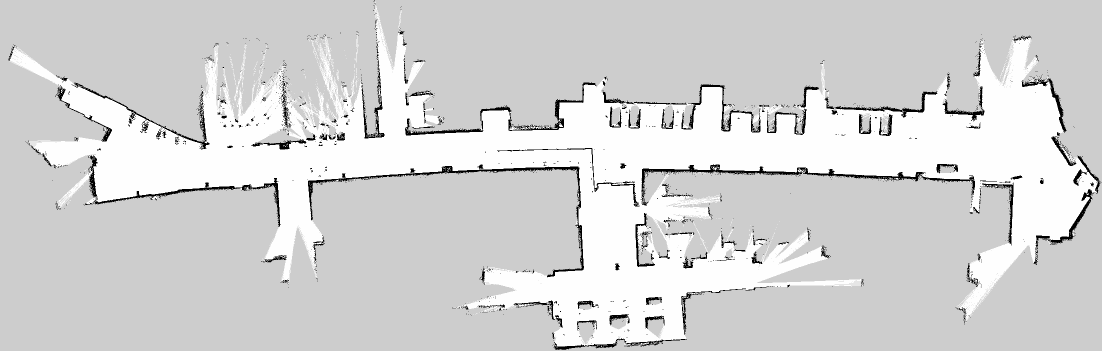
#> input picture maps/some_map.pgm, 2204 x 702 px, found by its file name (shown at 1/2 size)
$ python merge7_seam_zoom.py
#> lines starting #> are read from the running program, lines starting #| are printed output that depends on the picture; after the words box and inside, x2 and y2 are one past the last pixel; in counts of white or black regions, pixels touching at a corner belong together
"""Render zoomed RGB overlays of each overlap seam of the first_floor merge.

Red = some_map walls, blue = second_half_building walls, yellow-ish tint
where both maps claim free space. Output: /tmp/seam_left.png,
/tmp/seam_mid.png, /tmp/seam_right.png — for eyeballing the true local
misalignment instead of trusting a correlation metric.
"""
import cv2
import numpy as np

from PIL import Image
from scipy import ndimage

M = '/home/ros/Documents/matrix_turtlebot/maps/'
ANG, DY, DX = 196.0, -474, 392

A = np.array(Image.open(M + 'some_map.pgm'))
#> A is the input picture: shape (702, 2204); min 0, max 254, mean 211.9
B = np.array(Image.open(M + 'second_half_building.pgm'))
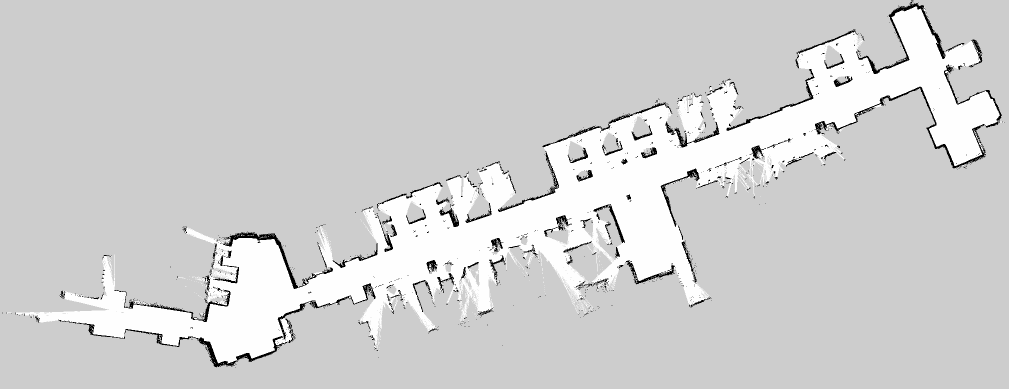
#> input picture maps/second_half_building.pgm, 2017 x 778 px, found by its file name (shown at 1/2 size)
#> B is the input picture: shape (778, 2017); min 0, max 254, mean 209.1


def rotate(im, ang, fill):
#> called with ang = -196, fill = 205
    h, w = im.shape
#> h = 778; w = 2017
    diag = int(np.ceil(np.hypot(h, w)))
#> diag = 2162
    Mr = cv2.getRotationMatrix2D((w / 2, h / 2), ang, 1.0)
    Mr[0, 2] += (diag - w) / 2
    Mr[1, 2] += (diag - h) / 2
    return cv2.warpAffine(im, Mr, (diag, diag), flags=cv2.INTER_NEAREST,
                          borderValue=fill)


def place(shape, img, dy, dx, fill=205):
    out = np.full(shape, fill, img.dtype)
    ys, xs = max(0, dy), max(0, dx)
    ye = min(shape[0], dy + img.shape[0])
    xe = min(shape[1], dx + img.shape[1])
    out[ys:ye, xs:xe] = img[ys - dy:ye - dy, xs - dx:xe - dx]
    return out


Brot = rotate(B, -ANG, 205)
H = max(A.shape[0], DY + Brot.shape[0]) - min(0, DY)
#> H = 2162
W = max(A.shape[1], DX + Brot.shape[1]) - min(0, DX)
#> W = 2554
oy, ox = -min(0, DY), -min(0, DX)
cA = place((H, W), A, oy, ox)
cB = place((H, W), Brot, DY + oy, DX + ox)

overlap = (cA != 205) & (cB != 205)
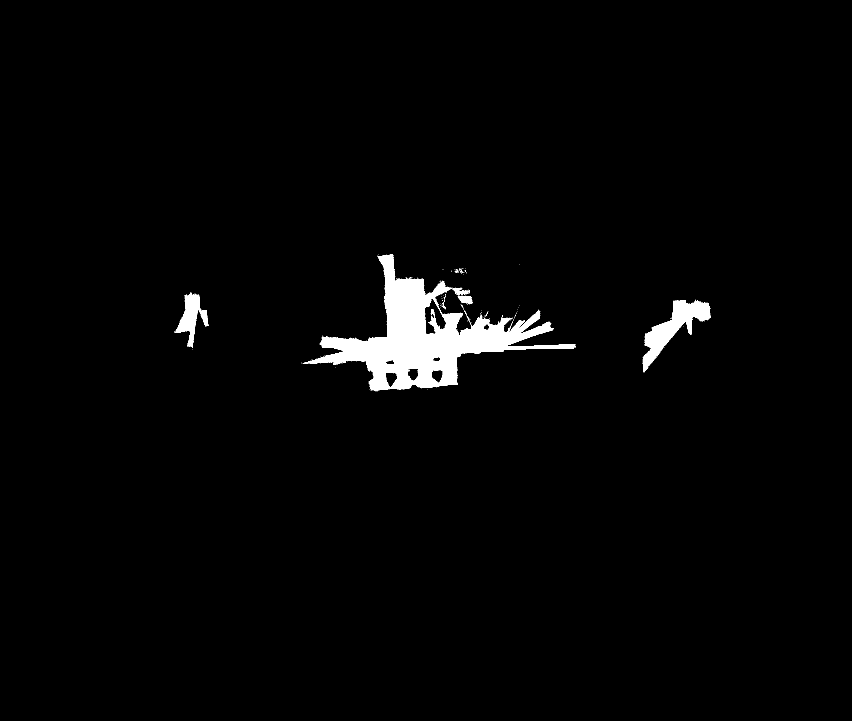
#> overlap: shape (2162, 2554) bool (shown at 1/3 size); 2.1% white; 275 white regions (266 under 20 px), largest, box (x1, y1, x2, y2) and area: (912, 762, 1727, 1174) 93601, (1928, 900, 2133, 1118) 13810, (525, 879, 626, 1044) 6194
labels, n = ndimage.label(ndimage.binary_closing(overlap, iterations=3))
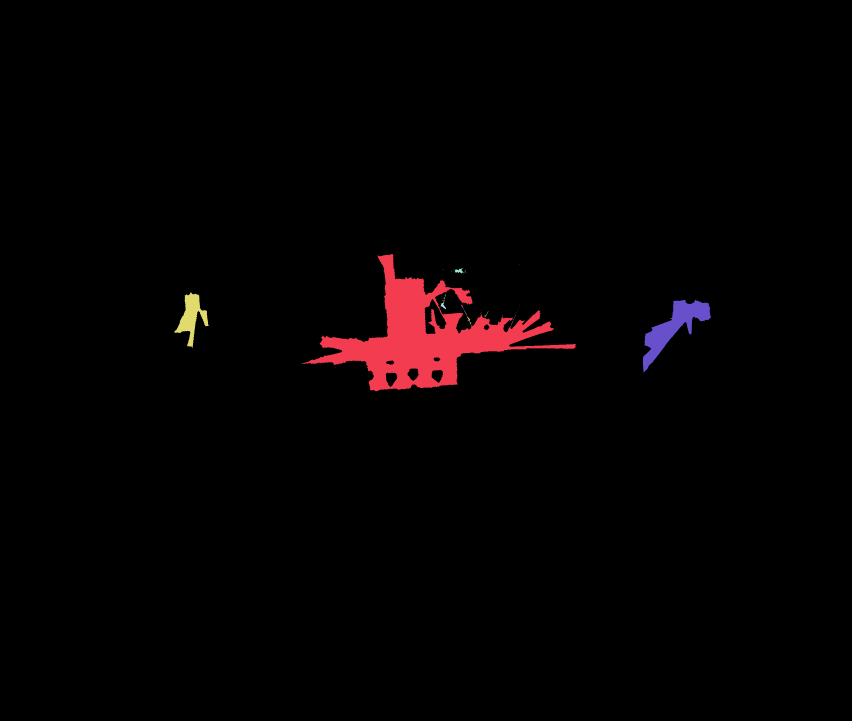
#> labels: shape (2162, 2554) int32 (shown at 1/3 size); 108 distinct labels, from 0 to 107; one colour per label, 0 black
#> n = 107
sizes = ndimage.sum(overlap, labels, range(1, n + 1))
#> sizes = 107 values, max 94823 at index 0, min 0 at index 11, mean 1077.1
zones = sorted((i + 1 for i in range(n) if sizes[i] > 1600),
               key=lambda z: ndimage.center_of_mass(labels == z)[1])
#> zones = [26, 1, 37]

names = ['left', 'mid', 'right']
for name, z in zip(names, zones):
    ys, xs = np.where(labels == z)
    m = 60
    y0, y1 = max(0, ys.min() - m), min(H, ys.max() + m)
    x0, x1 = max(0, xs.min() - m), min(W, xs.max() + m)
    a, b = cA[y0:y1, x0:x1], cB[y0:y1, x0:x1]
    img = np.full((*a.shape, 3), 235, np.uint8)
    img[(a > 240) & (b > 240)] = (255, 255, 210)   # both free: pale yellow
    img[(a < 100)] = (60, 60, 220)                 # A walls red (BGR)
    img[(b < 100)] = (220, 80, 60)                 # B walls blue
    img[(a < 100) & (b < 100)] = (140, 40, 140)    # agree: purple
    # 1 m grid for scale
    for gy in range(0, img.shape[0], 20):
        img[gy, ::4] = (190, 190, 190)
    for gx in range(0, img.shape[1], 20):
        img[::4, gx] = (190, 190, 190)
    out = f'/tmp/seam_{name}.png'
    cv2.imwrite(out, cv2.resize(img, None, fx=2, fy=2,
                                interpolation=cv2.INTER_NEAREST))
    print(out, 'canvas region', (y0, y1, x0, x1))
#> this loop made 3 passes
#> (name, z, y0, y1, x0, x1, out) on passes 1 to 3: ('left', 26, 817, 1103, 462, 685, '/tmp/seam_left.png'), ('mid', 1, 702, 1233, 847, 1787, '/tmp/seam_mid.png'), ('right', 37, 840, 1176, 1868, 2192, '/tmp/seam_right.png')
#> (printed output is left out)
#> pass 1, `a, b = cA[y0:y1, x0:x1], cB[y0:y1, x0:x1]`:
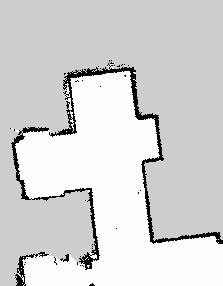
#> b: shape (286, 223); min 0, max 254, mean 212.4
#> pass 1, `cv2.imwrite(out, cv2.resize(img, None, fx=2, fy=2, interpolation=cv2.I..`:
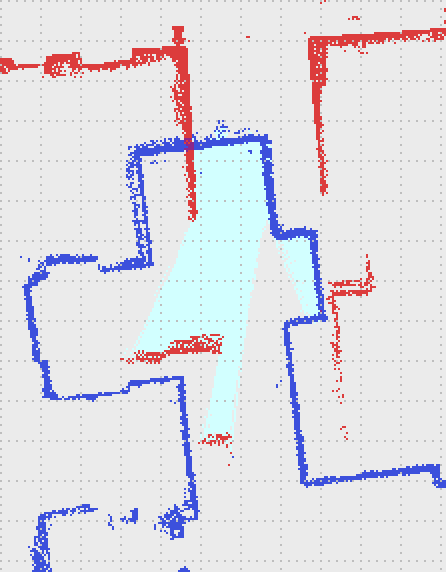
#> saved as seam_left.png: shape (572, 446, 3); mean B, G, R 229.2, 222.8, 223.6
#> pass 2, `a, b = cA[y0:y1, x0:x1], cB[y0:y1, x0:x1]`:
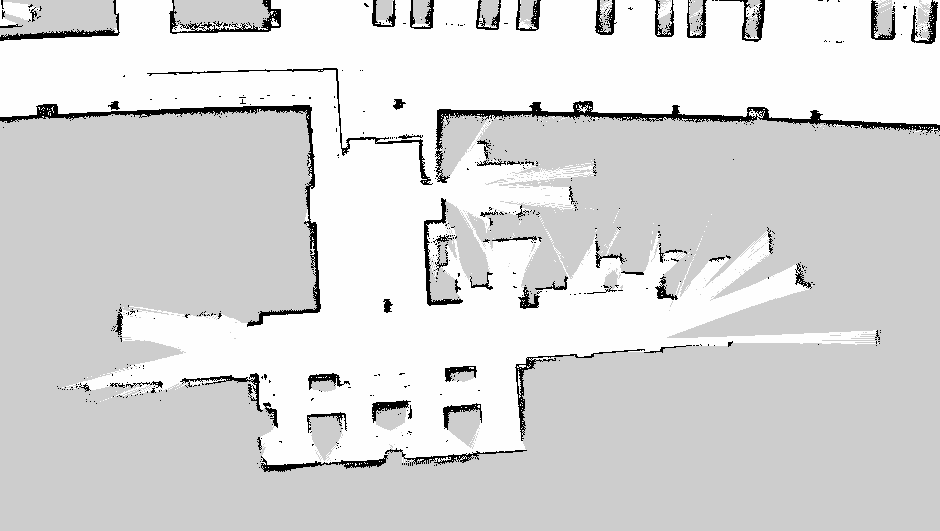
#> a: shape (531, 940); min 0, max 254, mean 215.2
#> after the loop:
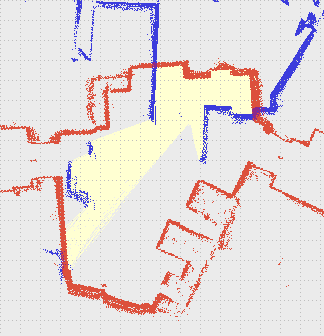
#> img: shape (336, 324, 3); mean of channels 0, 1, 2 230.3, 222.1, 220.7; drawn as R, G, B
